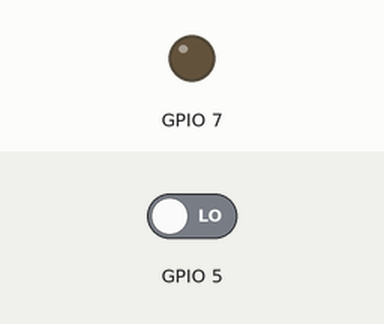
Recording of a sketch running on a simulated ESP32. On the bench: output pins drawn as LEDs (lit = HIGH). The inputs (shaded band) are chosen by the test bench; at power-on: GPIO 5 LOW. What the sketch prints to the serial monitor is not drawn.

Above: at 1.2 s.
1.3 s: GPIO 5 driven HIGH
At 1.7 s:
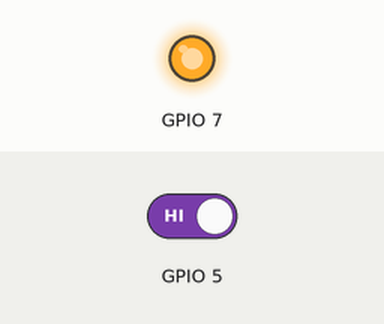
5.8 s: GPIO 5 driven LOW
At 6.3 s:
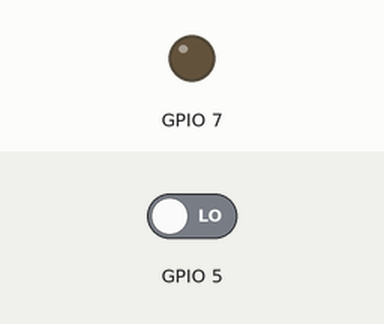
Timing chart, 0 to 8.3 s (numbered marks = the images above; inputs shaded):
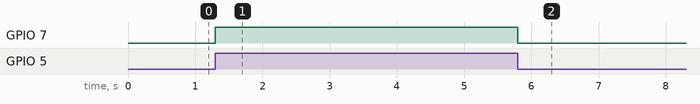

The sketch:

arduino.ino
```cpp
#include <SoftwareSerial.h>
SoftwareSerial Serial2(2, 3);  // RX, TX

struct ArduinoComponents {
  const int led = 7;
  const int button = 5;
} arduinoComponents;

void setup() {
  Serial2.begin(9600);
  Serial.begin(9600);

  pinMode(arduinoComponents.led, OUTPUT);
  pinMode(arduinoComponents.button, INPUT);
}

bool previousLedValue = false;
bool clientLedStatus = false;

void loop() {
  listenToNewSerialData(&myCallback);

  const int isButtonClicked = digitalRead(arduinoComponents.button);
  digitalWrite(arduinoComponents.led, isButtonClicked || clientLedStatus);
  const int isLedOn = digitalRead(arduinoComponents.led);
  // Serial.println("valore led arduino: " + String(isLedOn));
  const bool canSendButtonData =
      isLedOn != previousLedValue;

  // Serial.println(canSendButtonData ? "✅ arduino può mandare il messaggio" : "❌ valore vecchio, non mando nessun json");

  if (canSendButtonData) {
    const String jsonResponse = "{\"arduino\":{\"isLedOn\":" + String(isLedOn) + "}}";

    Serial2.println(jsonResponse);
    Serial.println("➡️ arduino ha mandato al client il json: " + jsonResponse);
  };

  previousLedValue = isLedOn;
}

void myCallback(String esp32value) {
  Serial.println("⬅️ ho ricevuto un messaggio: " + esp32value);
  const int isClient = esp32value.indexOf("client") != -1;
  Serial.println(isClient ? "⬅️ è stato il client a mandare il messaggio: " + String(esp32value) : "⬅️ è stato probabilmente arduino a mandare il messaggio oppure il formato è diverso");
  if (!isClient) return;
  const int isLedOn = esp32value.indexOf("\"isLedOn\":1") != -1;
  Serial.println("⬅️ valore led client: " + String(isLedOn));
  clientLedStatus = isLedOn;
};

String listenToNewSerialData(void (*myCallback)(String)) {
  static String receivedString;

  while (Serial2.available() > 0) {
    const char thisChar = Serial2.read();
    const bool isLastChar = thisChar == '\n';

    if (!isLastChar) {
      receivedString += thisChar;
      continue;
    };

    myCallback(receivedString);
    receivedString = "";
  };

  return "";
};
```

Measured:
- after the input at 1.3 s, GPIO 7: LOW → HIGH at once
- after the input at 5.8 s, GPIO 7: HIGH → LOW at once
